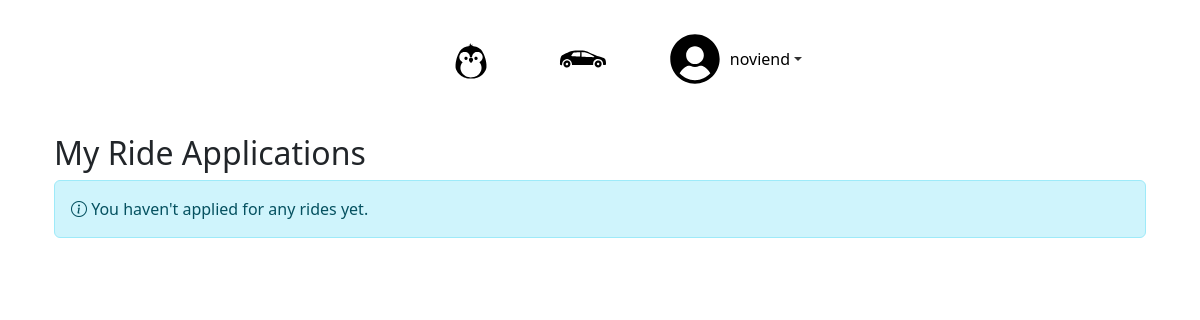
Before: /profile/sent_rides/ (signed in) with the older database file.
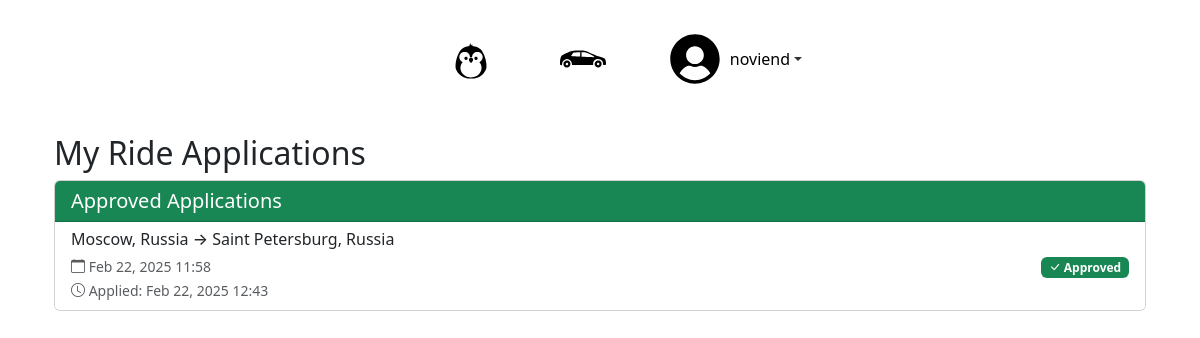
After: the same page with the newer database file.
### base/models.py (models this page shows, shortened)
class RideApplication(models.Model):
    STATUS_CHOICES = [
        ('PENDING', 'Pending'),
        ('APPROVED', 'Approved'),
        ('REJECTED', 'Rejected'),
    ]
    user = models.ForeignKey(User, on_delete=models.CASCADE, related_name='ride_applications')
    ride = models.ForeignKey(Ride, on_delete=models.CASCADE, related_name='applications')
    status = models.CharField(max_length=10, choices=STATUS_CHOICES, default='PENDING')
    applied_at = models.DateTimeField(auto_now_add=True)
    updated_at = models.DateTimeField(auto_now=True)
    message = models.TextField(blank=True, null=True)  # Optional message from applicant
    class Meta:
        unique_together = ('user', 'ride')  # Prevent duplicate applications
        ordering = ['-applied_at']
        verbose_name = 'Ride Application'
        verbose_name_plural = 'Ride Applications'

class Ride(models.Model):
    start = models.CharField(max_length=50)
    end = models.CharField (max_length=50)
    distance = models.DecimalField(max_digits=10, decimal_places=2, default=0.00)
    travelers = models.IntegerField(default=1)
    duration = models.DurationField(null=True, blank=True)
    created_on = models.DateTimeField(default=timezone.now)  # Changed from auto_now_add
    start_date = models.DateTimeField(default=timezone.now)
    origin_place_id = models.CharField(max_length=255, null=True)
    origin_latitude = models.FloatField(default=0)
    origin_longitude = models.FloatField(default=0)
    destination_place_id = models.CharField(max_length=255, null=True)
    destination_latitude = models.FloatField(default=0)
    destination_longitude = models.FloatField(default=0)
    distance_km = models.FloatField(default=0)
    duration_text = models.CharField(max_length=100, null=True)
    selected_route_index = models.IntegerField(default=0)
    selected_route_polyline = models.TextField(default='')

### user_profile/views.py (the view)
# urls.py: path('sent_rides/', sent_rides, name='sent_rides'),
@login_required
def sent_rides(request):
    ride_applications = RideApplication.objects.filter(
        user=request.user
    ).select_related('ride').order_by('-applied_at')
    return render(request, 'sent_rides.html', {
        'ride_applications': ride_applications
    })

### user_profile/templates/sent_rides.html (shortened to what this page needs)
{% extends 'base.html' %}
{% load static %}
{% block content %}
<div class="container mt-4">
    <h2>My Ride Applications</h2>
    {% if ride_applications %}
        {% regroup ride_applications by status as status_list %}
        {% for status in status_list %}
            <div class="card mb-4">
                <div class="card-header {% if status.grouper == 'PENDING' %}bg-warning{% elif status.grouper == 'APPROVED' %}bg-success{% else %}bg-danger{% endif %} text-white">
                    <h5 class="mb-0">{{ status.grouper|title }} Applications</h5>
                </div>
                <div class="list-group list-group-flush">
                    {% for application in status.list %}
                        <div class="list-group-item">
                            <div class="d-flex justify-content-between align-items-center">
                                <div>
                                    <h6 class="mb-1">{{ application.ride.start }} → {{ application.ride.end }}</h6>
                                    <small class="text-muted">
                                        <i class="bi bi-calendar"></i> {{ application.ride.start_date|date:"M d, Y H:i" }}
                                        <br>
                                        <i class="bi bi-clock"></i> Applied: {{ application.applied_at|date:"M d, Y H:i" }}
                                    </small>
                                </div>
                                <div>
                                    {% if application.status == 'PENDING' %}
                                    <form method="post" action="{% url 'user_profile:cancel_application' application.id %}" style="display: inline;">
                                            {% csrf_token %}
                                            <button type="submit" class="btn btn-danger btn-sm"
                                                    onclick="return confirm('Are you sure you want to cancel this application?')">
                                                <i class="bi bi-x-lg"></i> Cancel
                                            </button>
                                        </form>
                                    {% elif application.status == 'APPROVED' %}
                                        <span class="badge bg-success">
                                            <i class="bi bi-check-lg"></i> Approved
                                        </span>
                                    {% else %}
                                        <span class="badge bg-danger">
                                            <i class="bi bi-x-lg"></i> Rejected
                                        </span>
                                    {% endif %}
                                </div>
                            </div>
                        </div>
                    {% endfor %}
                </div>
            </div>
        {% endfor %}
    {% else %}
        <div class="alert alert-info">
            <i class="bi bi-info-circle"></i> You haven't applied for any rides yet.
        </div>
    {% endif %}
</div>
<link rel="stylesheet" href="https://cdn.jsdelivr.net/npm/bootstrap-icons@1.11.1/font/bootstrap-icons.css">
{% endblock %}

Changed rows visible on the page:
added RideApplication: grouper "Approved", ride.start "Moscow, Russia", ride.end "Saint Petersburg, Russia", ride.start_date "Feb 22, 2025 11:58", applied_at "Feb 22, 2025 12:43"
Other visible differences:
new list line: "Applications"
text no longer shown: "You haven't applied for any rides yet."
